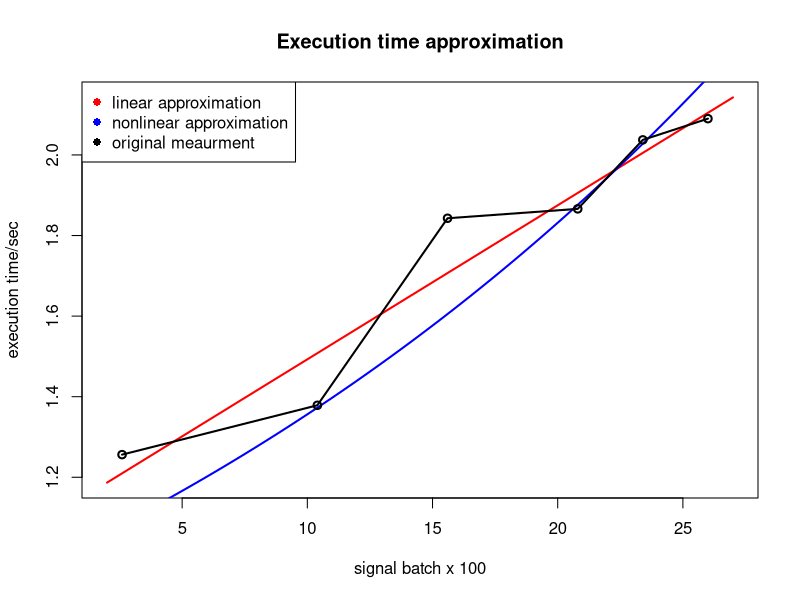

Write the R code that produced this figure.
# Define a function
myfunc <- function(x) {
   0.0382379*x + 1.11035
}



myfuncPol <- function(x) {
   1.03247*exp( 0.0294826*x)  - 0.0302112
}


# Generate some data
x <- seq(2, 27, length.out = 100)

y <- myfunc(x)
y2 <- myfuncPol(x)


ac <- read.table("perforamnceApproximation.txt")
file_size <- ac[,2]

elapsed <- ac[,3]

# Generate some data
options(bitmapType="jpeg")

#jpeg("myplot.jpg")
# Plot the function

plot(x, y, type = "l", col = "red", lwd = 2, xlab = "signal batch x 100", ylab = "execution time/sec", main = "Execution time approximation")

lines(x,y2, type = "l", col = "blue", lwd = 2)

lines(file_size, elapsed, type = "o", col = "black", lwd = 2)

legend("topleft",legend=c("linear approximation ", "nonlinear approximation","original meaurment" ),
  text.col=c(),pch=c(16,16,16),col=c("red","blue","black"))


dev.off()
